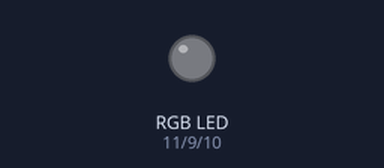
Bench run of a sketch on a simulated Arduino Uno, built with avr-gcc and run on an emulated ATmega328P. Shown: an RGB LED mixed from three pins (HIGH = lit). Dim RGB values are drawn brighter than linear.

Above: at 0.15 s.
At 8.05 s:
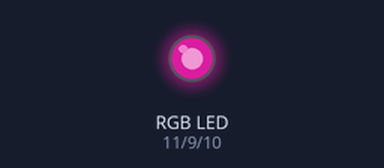
Timing chart, 0 to 8.0 s (numbered marks = the images above):
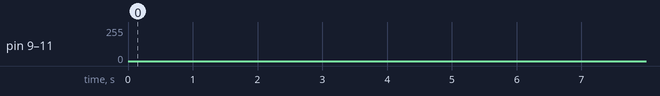

The sketch:

1.Rgb_Led.ino
```cpp
int redpin = 11;    // select the pin for the red LED
int bluepin = 10;   // select the pin for the blue LED
int greenpin = 9;   // select the pin for the green LED
int val;

void setup() {
  pinMode(redpin, OUTPUT);
  pinMode(bluepin, OUTPUT);
  pinMode(greenpin, OUTPUT);
}

void loop() {
  for (val = 255; val > 0; val--) {
    analogWrite(redpin, val);
    analogWrite(bluepin, 255 - val);
    analogWrite(greenpin, abs(128 - val));
    delay(3);
  }
  for (val = 0; val < 255; val++) {
    analogWrite(redpin, val);
    analogWrite(bluepin, 255 - val);
    analogWrite(greenpin, abs(128 - val));
    delay(3);
  }
}
```
